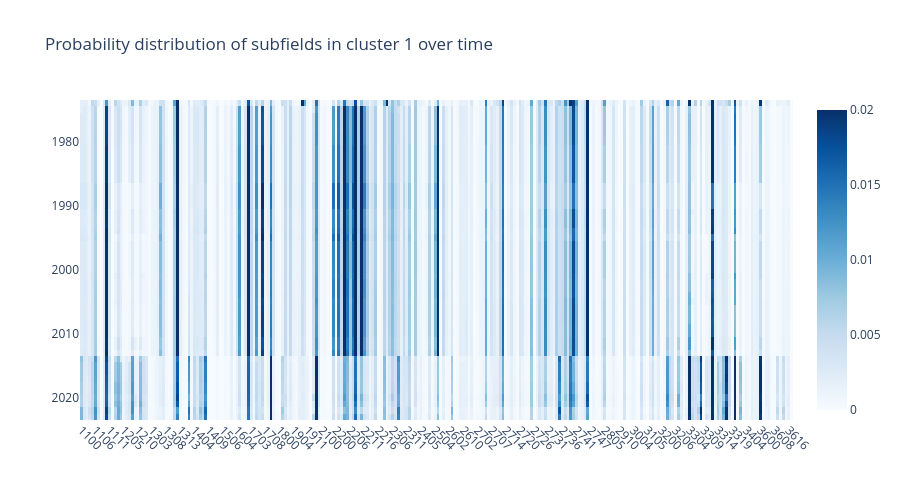

The notebook cell this image was saved under:
### Code cell
# cluster = 0

df = df_cluster_prob_yearly.query("cluster == @cluster").drop(columns="cluster").set_index("year")

uf.plotly_heatmap(
    df, x_labels=df.columns, y_labels=df.index,
    title=f"Probability distribution of subfields in cluster {cluster} over time",  z_min=0, z_max=0.02, colorscale="non", line_height=10,
    x_type="subfield"
)

### Figure 1 — Plotly figure (JSON) as saved in the notebook; plotly's stock layout.template omitted (floating-point values rounded to 4 significant figures; data arrays with more than 128 entries replaced by an {"elided": "..."} marker saying what was removed)
{"data": [{"colorscale": [[0, "rgb(247,251,255)"], [0.125, "rgb(222,235,247)"], [0.25, "rgb(198,219,239)"], [0.375, "rgb(158,202,225)"], [0.5, "rgb(107,174,214)"], [0.625, "rgb(66,146,198)"], [0.75, "rgb(33,113,181)"], [0.875, "rgb(8,81,156)"], [1, "rgb(8,48,107)"]], "customdata": {"elided": "50x252x2 mixed values"}, "hovertemplate": "<b>X: </b>%{customdata[0]}<br><b>Y: </b>%{customdata[1]}<br><b>Z: </b> %{z:.3f}<br><extra></extra>", "type": "heatmap", "x": {"elided": "252 str values"}, "y": [1974, 1975, 1976, 1977, 1978, 1979, 1980, 1981, 1982, 1983, 1984, 1985, 1986, 1987, 1988, 1989, 1990, 1991, 1992, 1993, 1994, 1995, 1996, 1997, 1998, 1999, 2000, 2001, 2002, 2003, 2004, 2005, 2006, 2007, 2008, 2009, 2010, 2011, 2012, 2013, 2014, 2015, 2016, 2017, 2018, 2019, 2020, 2021, 2022, 2023], "z": {"elided": "50x252 float values"}, "zmax": 0.02, "zmin": 0}], "layout": {"height": 500, "title": {"text": "Probability distribution of subfields in cluster 1 over time"}, "xaxis": {"automargin": true, "tickangle": 45}, "yaxis": {"automargin": true, "autorange": "reversed"}}}
